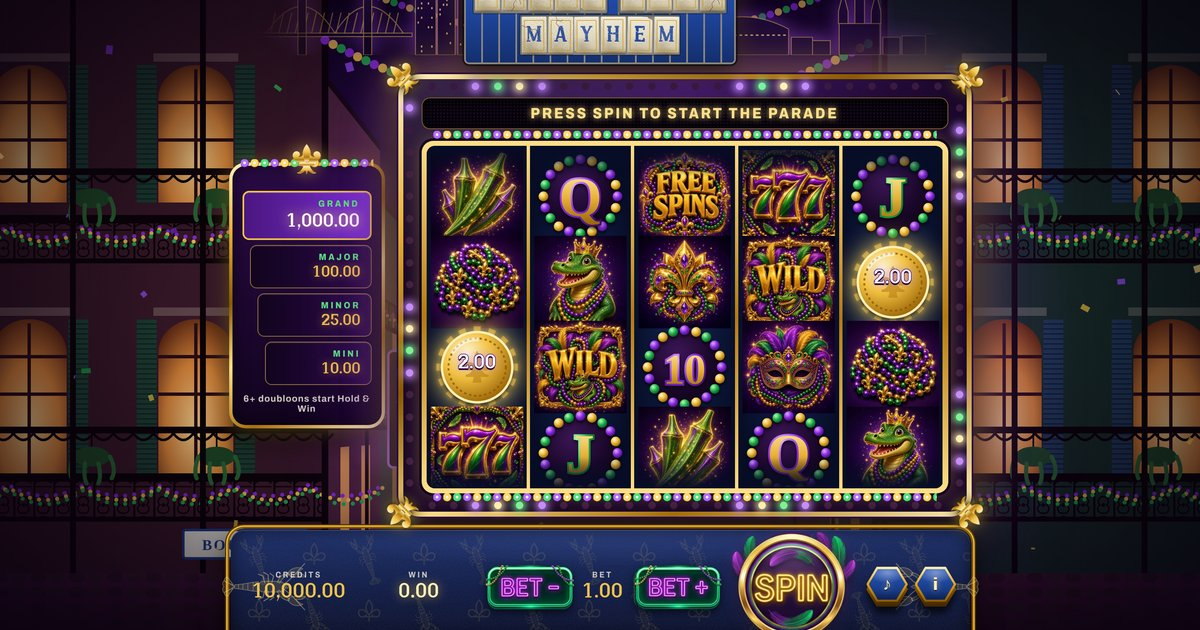
#> input picture site/assets/og-image.jpg, 1200 x 630 px
$ python make-app-icons.py ../site/assets/og-image.jpg
#> lines starting #> are read from the running program, lines starting #| are printed output that depends on the picture
"""Make the Android launcher icons and the App Store icon from David's master art.

    python3 tools/make-app-icons.py [path/to/icon-master-1024.png]

Writes Android mipmaps (legacy, round and adaptive foreground) into
app/android/app/src/main/res and the 1024px App Store icon (no transparency,
no rounded corners; Apple rounds it) into app/store-assets/.
"""
import os
import sys
from PIL import Image, ImageDraw

SRC = sys.argv[1] if len(sys.argv) > 1 else '/mnt/project-files/art/app-icon/icon-master-1024.png'
ROOT = os.path.join(os.path.dirname(__file__), '..', 'app')
RES = os.path.join(ROOT, 'android', 'app', 'src', 'main', 'res')
BG = (26, 9, 51)

master = Image.open(SRC).convert('RGB')
#> master is the input picture: PIL image 1200x630 RGB; mean R, G, B 63.3, 47.9, 52.7
os.makedirs(os.path.join(ROOT, 'store-assets'), exist_ok=True)
master.resize((1024, 1024), Image.LANCZOS).save(os.path.join(ROOT, 'store-assets', 'ios-icon-1024.png'))
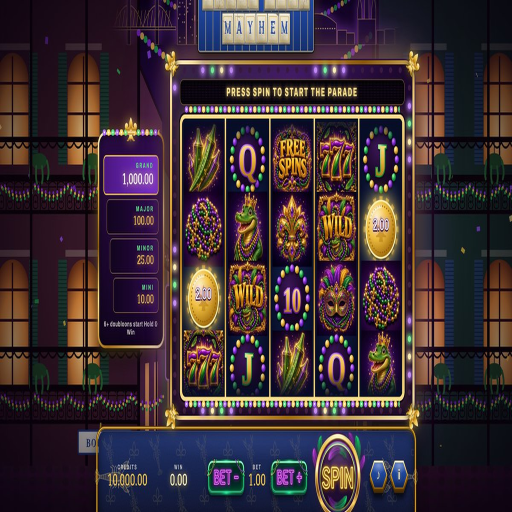
#> saved as ios-icon-1024.png: PIL image 1024x1024 RGB (shown at 1/2 size); mean R, G, B 63.2, 48, 52.7
master.resize((512, 512), Image.LANCZOS).save(os.path.join(ROOT, 'store-assets', 'play-icon-512.png'))
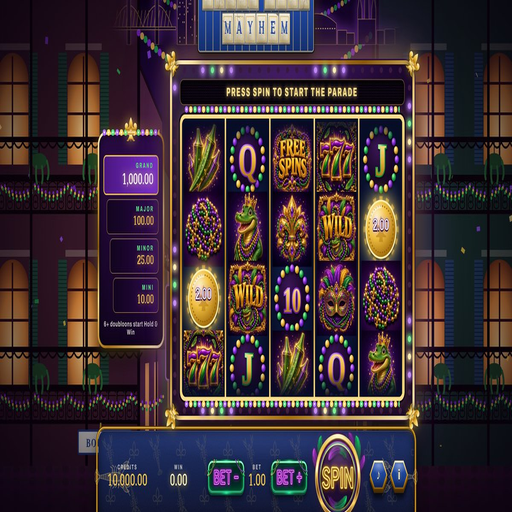
#> saved as play-icon-512.png: PIL image 512x512 RGB; mean R, G, B 63.3, 48, 52.7

legacy = {'mdpi': 48, 'hdpi': 72, 'xhdpi': 96, 'xxhdpi': 144, 'xxxhdpi': 192}
for dpi, px in legacy.items():
    d = os.path.join(RES, f'mipmap-{dpi}')
    if not os.path.isdir(d):
        continue
    sq = master.resize((px, px), Image.LANCZOS)
    sq.save(os.path.join(d, 'ic_launcher.png'))
    big = master.resize((px * 4, px * 4), Image.LANCZOS)
    mask = Image.new('L', (px * 4, px * 4), 0)
    ImageDraw.Draw(mask).ellipse((0, 0, px * 4 - 1, px * 4 - 1), fill=255)
    round_icon = Image.new('RGBA', (px * 4, px * 4), (0, 0, 0, 0))
    round_icon.paste(big, (0, 0), mask)
    round_icon.resize((px, px), Image.LANCZOS).save(os.path.join(d, 'ic_launcher_round.png'))
    # Adaptive foreground: 108dp canvas, art sits inside the 72dp safe circle.
    fg_px = round(px * 108 / 48)
    inner = round(fg_px * 0.64)
    fg = Image.new('RGBA', (fg_px, fg_px), (0, 0, 0, 0))
    art = master.resize((inner, inner), Image.LANCZOS).convert('RGBA')
    fg.paste(art, ((fg_px - inner) // 2, (fg_px - inner) // 2))
    fg.save(os.path.join(d, 'ic_launcher_foreground.png'))

# Dark purple adaptive background.
vals = os.path.join(RES, 'values', 'ic_launcher_background.xml')
if os.path.exists(vals):
    open(vals, 'w').write('<?xml version="1.0" encoding="utf-8"?>\n<resources>\n    <color name="ic_launcher_background">#1A0933</color>\n</resources>\n')
print('icons written')

# Splash screens: the icon centred on the same purple, at each size Capacitor generated.
import glob
for f in glob.glob(os.path.join(RES, 'drawable*', 'splash.png')):
    w, h = Image.open(f).size
    s = int(min(w, h) * 0.42)
    im = Image.new('RGB', (w, h), BG)
    im.paste(master.resize((s, s), Image.LANCZOS), ((w - s) // 2, (h - s) // 2))
    im.save(f)
